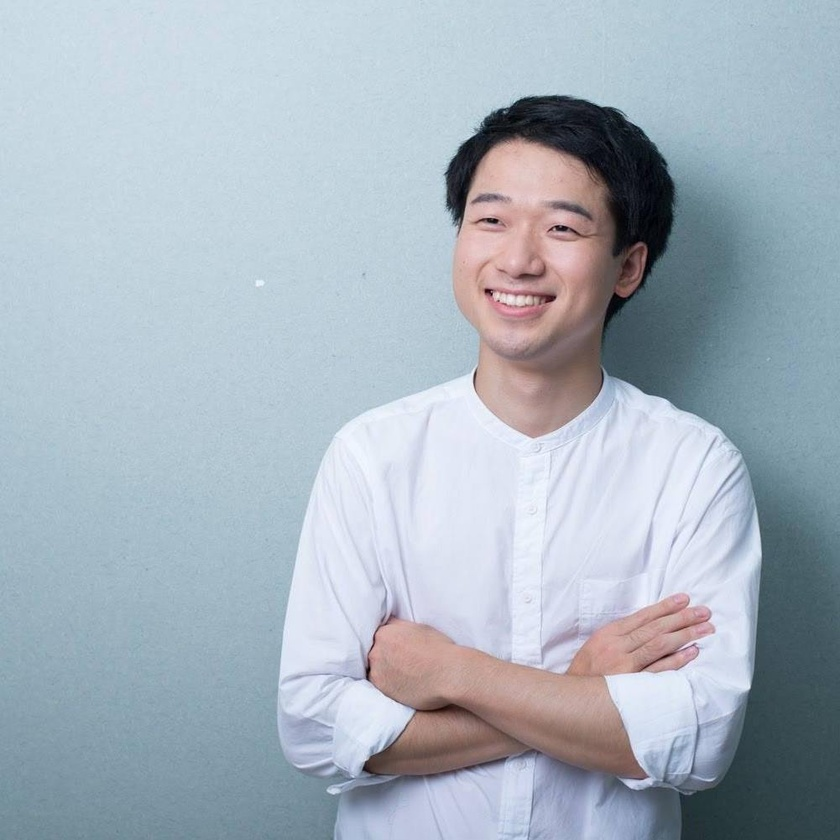
#> input picture zumi0.jpg, 840 x 840 px, shrunk from 1001 x 1001 before the run
$ jupyter execute feature_value.ipynb   (shell and % lines are left out)
#> lines starting #> are read from the running program, lines starting #| are printed output that depends on the picture
[cell 1]
import cv2
import matplotlib.pyplot as plt

[cell 2]
img_bgr = cv2.imread('./zumi0.jpg')
#> img_bgr is the input picture: shape (840, 840, 3); mean B, G, R 190, 179.1, 167.4
img_rgb = cv2.cvtColor(img_bgr, cv2.COLOR_BGR2RGB)

[cell 3]
plt.figure(figsize=(12,6))
plt.subplot(121)
plt.imshow(img_bgr)
plt.subplot(122)
plt.imshow(img_rgb)
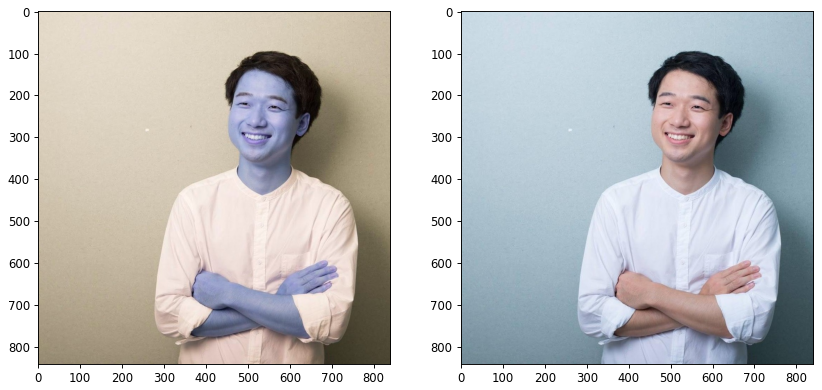
#> figure drawn by matplotlib, 2 panels; B, G, R data is drawn as R, G, B

[cell 4]
img_hsv = cv2.cvtColor(img_bgr, cv2.COLOR_BGR2HSV)
#> img_hsv: shape (840, 840, 3); mean H, S, V 96, 44.4, 193.9

[cell 5]
plt.figure(figsize=(12,6))
plt.subplot(121)
plt.imshow(img_rgb)
plt.subplot(122)
plt.imshow(img_hsv)
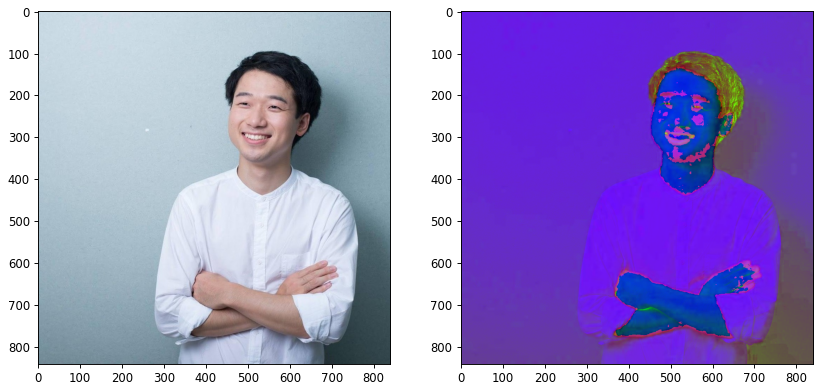
#> figure drawn by matplotlib, 2 panels

[cell 6]
img_gray = cv2.cvtColor(img_bgr, cv2.COLOR_BGR2GRAY)
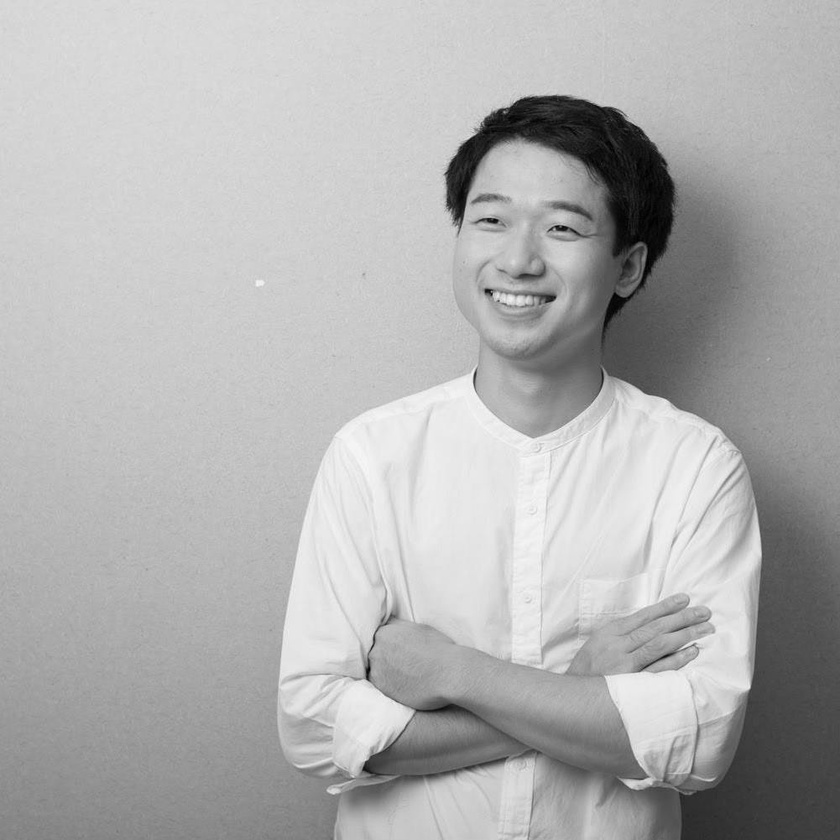
#> img_gray: shape (840, 840); min 0, max 248, mean 176.9

[cell 7]
corners = cv2.cornerHarris(img_gray, 2, 3, 0.04)

[cell 8]
plt.imshow(corners, cmap='gray')

[cell 9]
#This is important
import cv2 as cv

[cell 10]
sift = cv.xfeatures2d.SIFT_create()

[cell 11]
kp = sift.detect(img_bgr)
#> kp = 594 keypoints; strongest (x, y, size): (488, 291, 5.5), (495, 221, 4.3), (457, 199, 17.7), (563, 228, 4.7)

[cell 12]
import numpy as np
img_kp = np.zeros_like(img_bgr)
img_kp = cv.drawKeypoints(img_rgb,kp,img_kp)
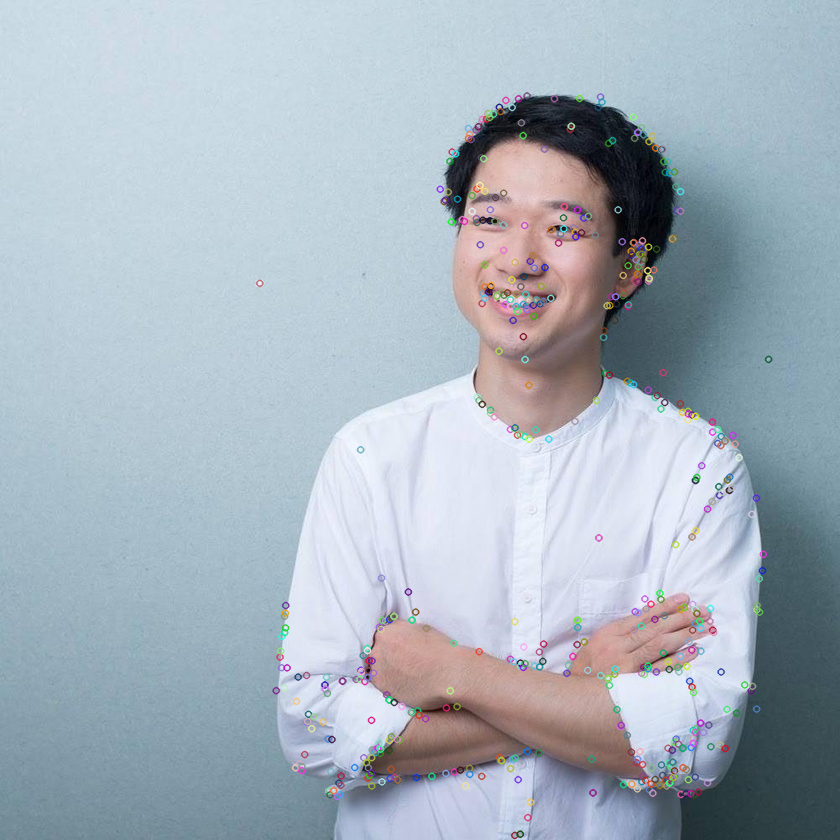
#> img_kp: shape (840, 840, 3); mean R, G, B 167, 178.8, 189.6

$ run again, with pedestrian_test.jpg copied over zumi0.jpg
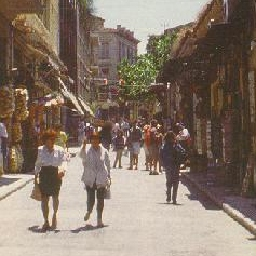
#> input picture pedestrian_test.jpg, 256 x 256 px
#> img_bgr is the input picture: shape (256, 256, 3); mean B, G, R 106.2, 119.6, 136.1
#> img_hsv: shape (256, 256, 3); mean H, S, V 22.9, 69.6, 136.2
#> `corners = cv2.cornerHarris(img_gray, 2, 3, 0.04)`:
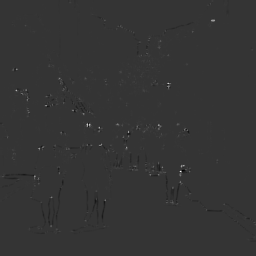
#> corners: shape (256, 256) float32; min -0.00562, max 0.0216, mean 1.47e-05; drawn with min black and max white
#> kp = 562 keypoints; strongest (x, y, size): (212, 20, 2), (182, 165, 1.9), (41, 147, 2.8), (100, 145, 2.1)
#> `img_kp = cv.drawKeypoints(img_rgb,kp,img_kp)`:
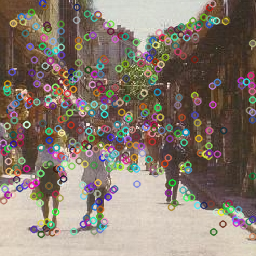
#> img_kp: shape (256, 256, 3); mean R, G, B 136, 122.4, 111
